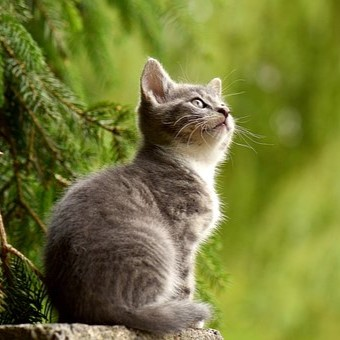
#> input picture data/cat.jpg, 340 x 340 px
$ jupyter execute PillowImageModules.ipynb
#> lines starting #> are read from the running program, lines starting #| are printed output that depends on the picture
[cell 1]
# General variables
DATA_PATH = './../../../data/pillow_data/'
IMG_PATH = './../../../data/cat.jpg'

THUMBNAIL_SIZE = (64, 64)

[cell 2]
from PIL import Image

img = Image.open(IMG_PATH).convert('RGBA')
img2 = img.rotate(90)
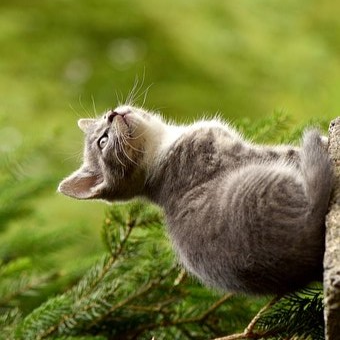
#> img2: PIL image 340x340 RGBA; mean R, G, B, A 115.8, 120.5, 55.1, 255

img3 = Image.blend(img, img2, 0.7)
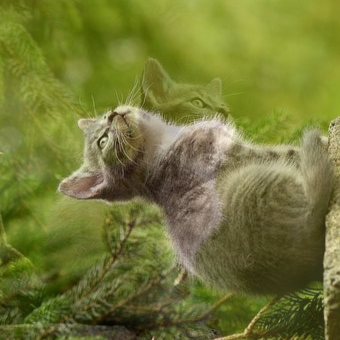
#> img3: PIL image 340x340 RGBA; mean R, G, B, A 115.3, 120.1, 54.6, 255
img3.show()
